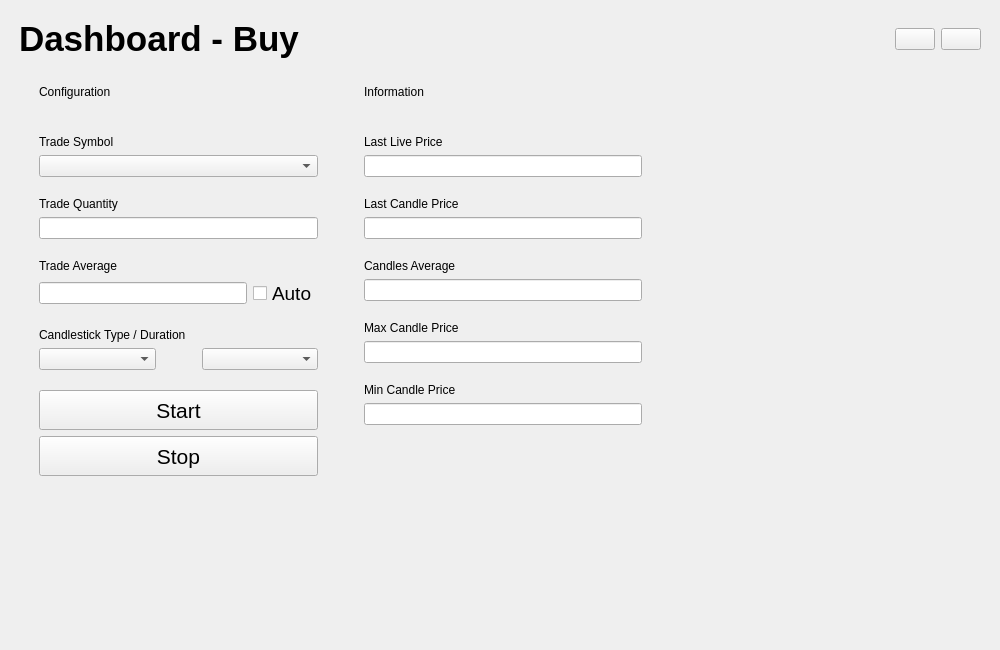
<?xml version="1.0" encoding="UTF-8"?>
<ui version="4.0">
 <class>BuyWindow</class>
 <widget class="QMainWindow" name="BuyWindow">
  <property name="geometry">
   <rect>
    <x>0</x>
    <y>0</y>
    <width>1000</width>
    <height>650</height>
   </rect>
  </property>
  <property name="windowTitle">
   <string>MainWindow</string>
  </property>
  <widget class="QWidget" name="centralwidget">
   <layout class="QGridLayout" name="gridLayout">
    <item row="1" column="0">
     <layout class="QVBoxLayout" name="verticalLayout_2">
      <property name="leftMargin">
       <number>10</number>
      </property>
      <property name="topMargin">
       <number>0</number>
      </property>
      <property name="rightMargin">
       <number>10</number>
      </property>
      <item>
       <layout class="QHBoxLayout" name="horizontalLayout_2">
        <property name="topMargin">
         <number>10</number>
        </property>
        <property name="rightMargin">
         <number>0</number>
        </property>
        <item>
         <widget class="QLabel" name="APPNAME">
          <property name="font">
           <font>
            <pointsize>26</pointsize>
            <bold>true</bold>
            <underline>false</underline>
            <strikeout>false</strikeout>
           </font>
          </property>
          <property name="styleSheet">
           <string notr="true"/>
          </property>
          <property name="text">
           <string>Dashboard - Buy</string>
          </property>
         </widget>
        </item>
        <item>
         <spacer name="horizontalSpacer_2">
          <property name="orientation">
           <enum>Qt::Horizontal</enum>
          </property>
          <property name="sizeHint" stdset="0">
           <size>
            <width>40</width>
            <height>20</height>
           </size>
          </property>
         </spacer>
        </item>
        <item>
         <widget class="QPushButton" name="REFRESH">
          <property name="text">
           <string/>
          </property>
         </widget>
        </item>
        <item>
         <widget class="QPushButton" name="QUIT">
          <property name="text">
           <string/>
          </property>
         </widget>
        </item>
       </layout>
      </item>
      <item>
       <spacer name="verticalSpacer_9">
        <property name="orientation">
         <enum>Qt::Vertical</enum>
        </property>
        <property name="sizeType">
         <enum>QSizePolicy::Fixed</enum>
        </property>
        <property name="sizeHint" stdset="0">
         <size>
          <width>20</width>
          <height>20</height>
         </size>
        </property>
       </spacer>
      </item>
      <item>
       <layout class="QHBoxLayout" name="horizontalLayout">
        <property name="rightMargin">
         <number>0</number>
        </property>
        <item>
         <layout class="QVBoxLayout" name="verticalLayout">
          <property name="leftMargin">
           <number>20</number>
          </property>
          <property name="topMargin">
           <number>0</number>
          </property>
          <property name="rightMargin">
           <number>20</number>
          </property>
          <item>
           <widget class="QLabel" name="CONFIGURATION_LABEL">
            <property name="text">
             <string>Configuration</string>
            </property>
           </widget>
          </item>
          <item>
           <spacer name="verticalSpacer_2">
            <property name="orientation">
             <enum>Qt::Vertical</enum>
            </property>
            <property name="sizeType">
             <enum>QSizePolicy::Fixed</enum>
            </property>
            <property name="sizeHint" stdset="0">
             <size>
              <width>20</width>
              <height>30</height>
             </size>
            </property>
           </spacer>
          </item>
          <item>
           <widget class="QLabel" name="TRADE_SYMBOL_LABEL">
            <property name="maximumSize">
             <size>
              <width>16777215</width>
              <height>30</height>
             </size>
            </property>
            <property name="styleSheet">
             <string notr="true"/>
            </property>
            <property name="text">
             <string>Trade Symbol</string>
            </property>
           </widget>
          </item>
          <item>
           <widget class="QComboBox" name="TRADE_SYMBOL">
            <property name="focusPolicy">
             <enum>Qt::WheelFocus</enum>
            </property>
            <property name="autoFillBackground">
             <bool>false</bool>
            </property>
            <property name="styleSheet">
             <string notr="true"/>
            </property>
            <property name="editable">
             <bool>false</bool>
            </property>
           </widget>
          </item>
          <item>
           <spacer name="verticalSpacer_3">
            <property name="orientation">
             <enum>Qt::Vertical</enum>
            </property>
            <property name="sizeType">
             <enum>QSizePolicy::Fixed</enum>
            </property>
            <property name="sizeHint" stdset="0">
             <size>
              <width>20</width>
              <height>14</height>
             </size>
            </property>
           </spacer>
          </item>
          <item>
           <widget class="QLabel" name="TRADE_QUANTITY_LABEL">
            <property name="text">
             <string>Trade Quantity</string>
            </property>
           </widget>
          </item>
          <item>
           <widget class="QLineEdit" name="TRADE_QUANTITY">
            <property name="styleSheet">
             <string notr="true"/>
            </property>
            <property name="placeholderText">
             <string/>
            </property>
           </widget>
          </item>
          <item>
           <spacer name="verticalSpacer_4">
            <property name="orientation">
             <enum>Qt::Vertical</enum>
            </property>
            <property name="sizeType">
             <enum>QSizePolicy::Fixed</enum>
            </property>
            <property name="sizeHint" stdset="0">
             <size>
              <width>20</width>
              <height>14</height>
             </size>
            </property>
           </spacer>
          </item>
          <item>
           <widget class="QLabel" name="TRADE_AVERAGE_LABEL">
            <property name="text">
             <string>Trade Average</string>
            </property>
           </widget>
          </item>
          <item>
           <layout class="QHBoxLayout" name="horizontalLayout_4">
            <property name="bottomMargin">
             <number>0</number>
            </property>
            <item>
             <widget class="QLineEdit" name="TRADE_AVERAGE"/>
            </item>
            <item>
             <widget class="QCheckBox" name="TRADE_AVERAGE_CHECKBOX">
              <property name="baseSize">
               <size>
                <width>0</width>
                <height>0</height>
               </size>
              </property>
              <property name="font">
               <font>
                <pointsize>14</pointsize>
                <bold>false</bold>
               </font>
              </property>
              <property name="autoFillBackground">
               <bool>false</bool>
              </property>
              <property name="text">
               <string>Auto</string>
              </property>
              <property name="iconSize">
               <size>
                <width>40</width>
                <height>40</height>
               </size>
              </property>
              <property name="tristate">
               <bool>false</bool>
              </property>
             </widget>
            </item>
           </layout>
          </item>
          <item>
           <spacer name="verticalSpacer_5">
            <property name="orientation">
             <enum>Qt::Vertical</enum>
            </property>
            <property name="sizeType">
             <enum>QSizePolicy::Fixed</enum>
            </property>
            <property name="sizeHint" stdset="0">
             <size>
              <width>20</width>
              <height>14</height>
             </size>
            </property>
           </spacer>
          </item>
          <item>
           <widget class="QLabel" name="CANDLESTICK_LABEL">
            <property name="text">
             <string>Candlestick Type / Duration</string>
            </property>
           </widget>
          </item>
          <item>
           <layout class="QHBoxLayout" name="horizontalLayout_3">
            <property name="bottomMargin">
             <number>0</number>
            </property>
            <item>
             <widget class="QComboBox" name="CANDLESTICK_TYPE"/>
            </item>
            <item>
             <spacer name="horizontalSpacer_4">
              <property name="orientation">
               <enum>Qt::Horizontal</enum>
              </property>
              <property name="sizeType">
               <enum>QSizePolicy::Maximum</enum>
              </property>
              <property name="sizeHint" stdset="0">
               <size>
                <width>40</width>
                <height>20</height>
               </size>
              </property>
             </spacer>
            </item>
            <item>
             <widget class="QComboBox" name="CANDLESTICK_DURATION"/>
            </item>
           </layout>
          </item>
          <item>
           <spacer name="verticalSpacer_6">
            <property name="orientation">
             <enum>Qt::Vertical</enum>
            </property>
            <property name="sizeType">
             <enum>QSizePolicy::Fixed</enum>
            </property>
            <property name="sizeHint" stdset="0">
             <size>
              <width>20</width>
              <height>14</height>
             </size>
            </property>
           </spacer>
          </item>
          <item>
           <widget class="QPushButton" name="START">
            <property name="minimumSize">
             <size>
              <width>0</width>
              <height>40</height>
             </size>
            </property>
            <property name="font">
             <font>
              <pointsize>16</pointsize>
             </font>
            </property>
            <property name="text">
             <string>Start</string>
            </property>
           </widget>
          </item>
          <item>
           <widget class="QPushButton" name="STOP">
            <property name="minimumSize">
             <size>
              <width>0</width>
              <height>40</height>
             </size>
            </property>
            <property name="font">
             <font>
              <pointsize>16</pointsize>
             </font>
            </property>
            <property name="text">
             <string>Stop</string>
            </property>
           </widget>
          </item>
          <item>
           <spacer name="verticalSpacer">
            <property name="orientation">
             <enum>Qt::Vertical</enum>
            </property>
            <property name="sizeHint" stdset="0">
             <size>
              <width>20</width>
              <height>20</height>
             </size>
            </property>
           </spacer>
          </item>
         </layout>
        </item>
        <item>
         <layout class="QVBoxLayout" name="verticalLayout_3">
          <property name="leftMargin">
           <number>20</number>
          </property>
          <property name="rightMargin">
           <number>20</number>
          </property>
          <property name="bottomMargin">
           <number>0</number>
          </property>
          <item>
           <layout class="QHBoxLayout" name="horizontalLayout_5">
            <property name="bottomMargin">
             <number>0</number>
            </property>
            <item>
             <widget class="QLabel" name="INFORMATION_LABEL">
              <property name="text">
               <string>Information</string>
              </property>
             </widget>
            </item>
            <item>
             <widget class="QLabel" name="DURATION_LABEL">
              <property name="text">
               <string/>
              </property>
             </widget>
            </item>
           </layout>
          </item>
          <item>
           <spacer name="verticalSpacer_7">
            <property name="orientation">
             <enum>Qt::Vertical</enum>
            </property>
            <property name="sizeType">
             <enum>QSizePolicy::Fixed</enum>
            </property>
            <property name="sizeHint" stdset="0">
             <size>
              <width>20</width>
              <height>30</height>
             </size>
            </property>
           </spacer>
          </item>
          <item>
           <widget class="QLabel" name="LAST_LIVE_PRICE_LABEL">
            <property name="text">
             <string>Last Live Price</string>
            </property>
           </widget>
          </item>
          <item>
           <widget class="QLineEdit" name="LAST_LIVE_PRICE"/>
          </item>
          <item>
           <spacer name="verticalSpacer_13">
            <property name="orientation">
             <enum>Qt::Vertical</enum>
            </property>
            <property name="sizeType">
             <enum>QSizePolicy::Fixed</enum>
            </property>
            <property name="sizeHint" stdset="0">
             <size>
              <width>20</width>
              <height>14</height>
             </size>
            </property>
           </spacer>
          </item>
          <item>
           <widget class="QLabel" name="LAST_CANDLE_PRICE_LABEL">
            <property name="text">
             <string>Last Candle Price</string>
            </property>
           </widget>
          </item>
          <item>
           <widget class="QLineEdit" name="LAST_CANDLE_PRICE"/>
          </item>
          <item>
           <spacer name="verticalSpacer_14">
            <property name="orientation">
             <enum>Qt::Vertical</enum>
            </property>
            <property name="sizeType">
             <enum>QSizePolicy::Fixed</enum>
            </property>
            <property name="sizeHint" stdset="0">
             <size>
              <width>20</width>
              <height>14</height>
             </size>
            </property>
           </spacer>
          </item>
          <item>
           <widget class="QLabel" name="CANDLES_AVERAGE_LABEL">
            <property name="text">
             <string>Candles Average</string>
            </property>
           </widget>
          </item>
          <item>
           <widget class="QLineEdit" name="CANDLES_AVERAGE"/>
          </item>
          <item>
           <spacer name="verticalSpacer_10">
            <property name="orientation">
             <enum>Qt::Vertical</enum>
            </property>
            <property name="sizeType">
             <enum>QSizePolicy::Fixed</enum>
            </property>
            <property name="sizeHint" stdset="0">
             <size>
              <width>20</width>
              <height>14</height>
             </size>
            </property>
           </spacer>
          </item>
          <item>
           <widget class="QLabel" name="MAX_CANDLE_PRICE_LABEL">
            <property name="text">
             <string>Max Candle Price</string>
            </property>
           </widget>
          </item>
          <item>
           <widget class="QLineEdit" name="MAX_CANDLE_PRICE"/>
          </item>
          <item>
           <spacer name="verticalSpacer_11">
            <property name="orientation">
             <enum>Qt::Vertical</enum>
            </property>
            <property name="sizeType">
             <enum>QSizePolicy::Fixed</enum>
            </property>
            <property name="sizeHint" stdset="0">
             <size>
              <width>20</width>
              <height>14</height>
             </size>
            </property>
           </spacer>
          </item>
          <item>
           <widget class="QLabel" name="MIN_CANDLE_PRICE_LABEL">
            <property name="text">
             <string>Min Candle Price</string>
            </property>
           </widget>
          </item>
          <item>
           <widget class="QLineEdit" name="MIN_CANDLE_PRICE"/>
          </item>
          <item>
           <spacer name="verticalSpacer_12">
            <property name="orientation">
             <enum>Qt::Vertical</enum>
            </property>
            <property name="sizeType">
             <enum>QSizePolicy::Expanding</enum>
            </property>
            <property name="sizeHint" stdset="0">
             <size>
              <width>20</width>
              <height>5000</height>
             </size>
            </property>
           </spacer>
          </item>
         </layout>
        </item>
        <item>
         <spacer name="horizontalSpacer">
          <property name="orientation">
           <enum>Qt::Horizontal</enum>
          </property>
          <property name="sizeHint" stdset="0">
           <size>
            <width>40</width>
            <height>20</height>
           </size>
          </property>
         </spacer>
        </item>
       </layout>
      </item>
     </layout>
    </item>
   </layout>
  </widget>
 </widget>
 <resources/>
 <connections/>
</ui>
